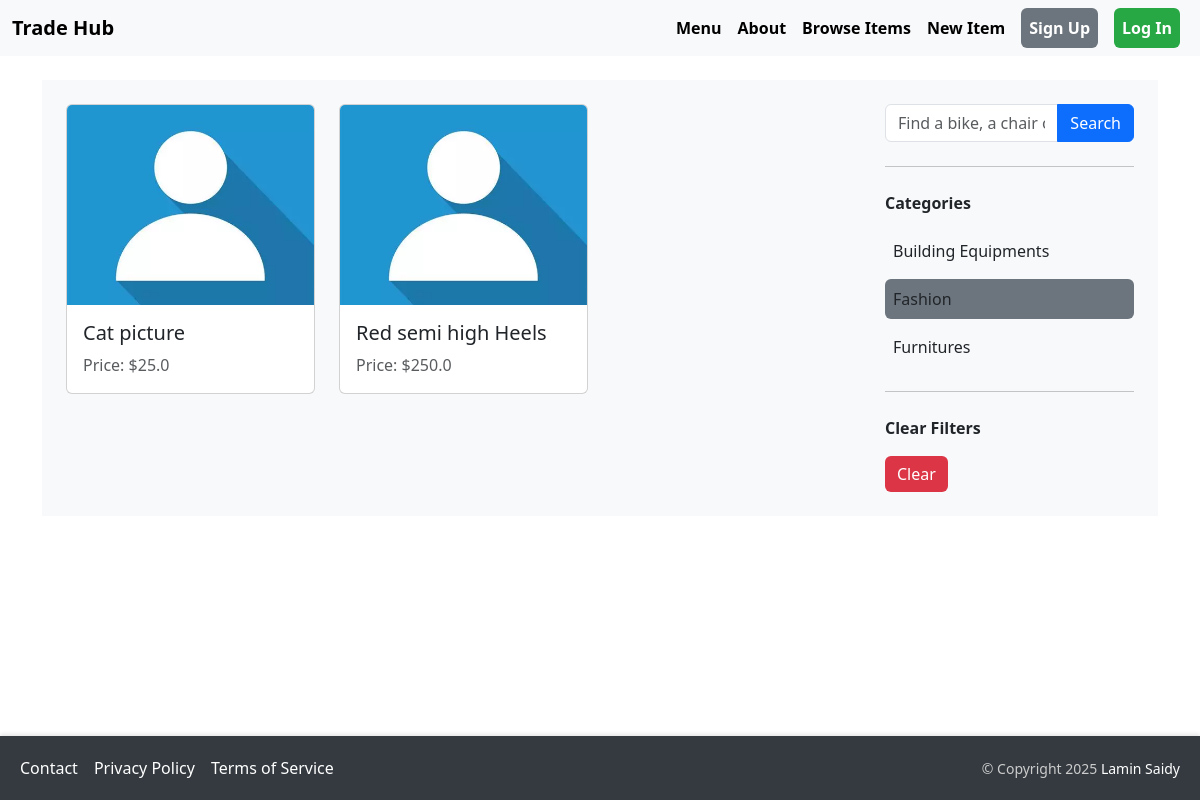
Page /items/?search=&category=1 on the earlier database version.
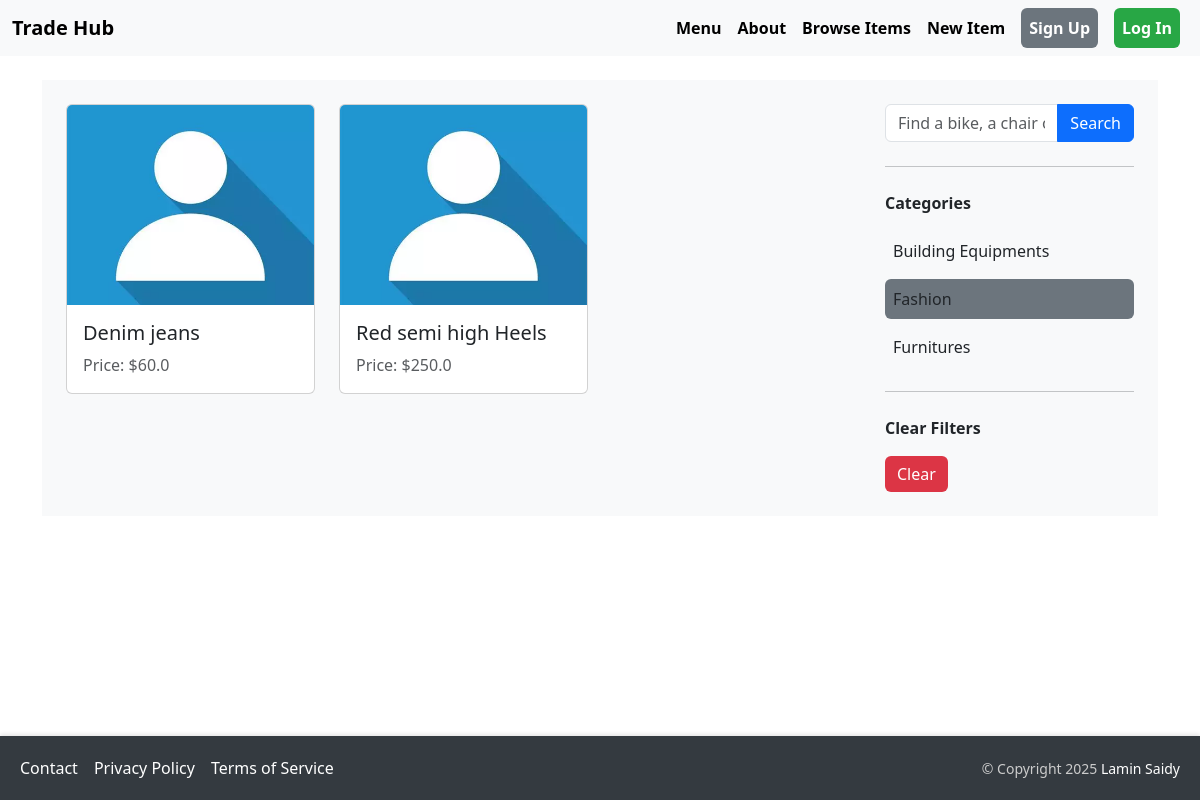
Same page on the later database version.
### item/models.py (models this page shows, shortened)
class Item(models.Model):
    category = models.ForeignKey(Category, related_name='items', on_delete=models.CASCADE)
    name = models.CharField(max_length=255)
    description = models.TextField(blank=True, null=True)
    price = models.FloatField()
    image = CloudinaryField('image', folder='item_images', blank=True, null=True)
    is_sold = models.BooleanField(default=False)
    created_by = models.ForeignKey(User, related_name='items', on_delete=models.CASCADE)
    created_at = models.DateTimeField(auto_now_add=True)

class Category(models.Model):
    name = models.CharField(max_length=255)
    class Meta:
        ordering = ('name',)
        verbose_name_plural = 'Categories'

### item/views.py (the view)
# urls.py: path('', views.browse_items, name='index'),
def browse_items(request):
    search_query = request.GET.get('search', '')
    selected_category_id = request.GET.get('category', 0)
    all_categories = Category.objects.all()
    unsold_items = Item.objects.filter(is_sold=False)
    if selected_category_id:
        unsold_items = unsold_items.filter(category_id=selected_category_id)
    if search_query:
        unsold_items = unsold_items.filter(
            Q(name__icontains=search_query) | Q(description__icontains=search_query)
        )
    return render(request, 'item/items.html', {
        'items': unsold_items,
        'search_query': search_query,
        'categories': all_categories,
        'selected_category_id': int(selected_category_id)
    })

### item/templates/item/items.html (shortened to what this page needs)
{% extends 'products/base.html' %}
{% load static %}
{% block content %}
<div class="container-fluid p-4 bg-light">
    <div class="row">
        <div class="col-md-9">
            <div class="row row-cols-1 row-cols-md-3 g-4">
                {% for item in items %}
                    <div class="col">
                        <a href="{% url 'item:detail' item.id %}" class="text-decoration-none text-dark">
                            <div class="card h-100">
                                <img src="{% if item.image %}{{ item.image.url }}?c=fill,f_auto,w_400,h_300{% else %}{% static 'images/default-image.jpg' %}{% endif %}"
                                     class="card-img-top"
                                     alt="{{ item.name }}"
                                     loading="lazy"
                                     style="height: 200px; object-fit: cover;"
                                     onerror="this.onerror=null; this.src='{% static 'images/default-image.jpg' %}'">
                                <div class="card-body">
                                    <h5 class="card-title">{{ item.name }}</h5>
                                    <p class="card-text text-muted">Price: ${{ item.price }}</p>
                                </div>
                            </div>
                        </a>
                    </div>
                {% endfor %}
            </div>
        </div>
        <div class="col-md-3">
            <form method="get" action="{% url 'item:index' %}" class="mb-4">
                <div class="input-group">
                    <input name="search" class="form-control" type="text" value="{{ search_query }}" placeholder="Find a bike, a chair or car...">
                    <button class="btn btn-primary" type="submit">Search</button>
                </div>
            </form>
            <hr class="my-4">
            <p class="fw-bold">Categories</p>
            <ul class="list-unstyled">
                {% for category in categories %}
                    <li class="mb-2 p-2 rounded {% if category.id == selected_category_id %} bg-secondary text-white{% endif %}">
                        <a href="{% url 'item:index' %}?search={{ search_query }}&category={{ category.id }}" class="text-decoration-none text-dark">
                            {{ category.name }}
                        </a>
                    </li>
                {% endfor %}
            </ul>
            <hr class="my-4">
            <p class="fw-bold">Clear Filters</p>
            <a href="{% url 'item:index' %}" class="btn btn-clear">Clear</a>
        </div>
    </div>
</div>
{% endblock %}

### products/templates/products/base.html (shortened to what this page needs)
<!DOCTYPE html>
<html>
  <head>
    <link
      href="https://cdn.jsdelivr.net/npm/bootstrap@5.3.0/dist/css/bootstrap.min.css"
      rel="stylesheet"
    />
    <link
      rel="stylesheet"
      href="https://cdn.jsdelivr.net/npm/bootstrap-icons@1.10.0/font/bootstrap-icons.css"
    />
  </head>
  <body>
    <div class="wrapper">
      <nav class="navbar navbar-expand-lg navbar-light bg-light">
        <div class="container-fluid">
          <a class="navbar-brand" href="{% url 'products:index' %}"
            >Trade Hub</a
          >
          <div class="collapse navbar-collapse" id="navbarNav">
            <ul class="navbar-nav ms-auto">
              <li class="nav-item">
                <a class="nav-link nav-hover" href="{% url 'products:menu' %}"
                  >Menu</a
                >
              </li>
              <li class="nav-item">
                <a class="nav-link nav-hover" href="{% url 'products:about' %}"
                  >About</a
                >
              </li>
              <li class="nav-item">
                <a class="nav-link nav-hover" href="{% url 'item:index' %}"
                  >Browse Items</a
                >
              </li>
              <li class="nav-item">
                <a class="nav-link nav-hover" href="{% url 'item:create' %}"
                  >New Item</a
                >
              </li>
              {% if request.user.is_authenticated %}
              <li class="nav-item">
                <a
                  class="nav-link btn btn-dashboard mx-2"
                  href="{% url 'dashboard:index' %}"
                  >Dashboard</a
                >
              </li>
              <li class="nav-item">
                <a
                  class="nav-link btn btn-inbox mx-2"
                  href="{% url 'conversation:inbox' %}"
                  >Inbox</a
                >
              </li>
              <li class="nav-item">
                <form method="post" action="{% url 'products:logout' %}">
                  {% csrf_token %}
                  <button type="submit" class="btn btn-login mx-2">
                    Log Out
                  </button>
                </form>
              </li>
              {% else %}
              <li class="nav-item">
                <a
                  class="nav-link btn btn-signup mx-2"
                  href="{% url 'products:signup' %}"
                  >Sign Up</a
                >
              </li>
              <li class="nav-item">
                <a
                  class="nav-link btn btn-login mx-2"
                  href="{% url 'products:login' %}"
                  >Log In</a
                >
              </li>
              {% endif %}
            </ul>
          </div>
        </div>
      </nav>
      <div class="content container mt-4">
        {% block content %} {% endblock %}
      </div>
      <footer class="footer mt-5">
        <div class="footer-links">
          <a href="{% url 'products:contact' %}">Contact</a>
          <a href="{% url 'products:privacy_policy' %}">Privacy Policy</a>
          <a href="{% url 'products:terms_of_service' %}">Terms of Service</a>
        </div>
        <div class="copyright">
          &copy; Copyright 2025
          <a href="https://github.com/laminsaidy/MarketplaceP5" target="_blank"
            >Lamin Saidy</a
          >
        </div>
      </footer>
    </div>
  </body>
</html>

### products/templates/products/base.html (style rules this page uses)
html, body { height: 100%; margin: 0; }
.wrapper { display: flex; flex-direction: column; min-height: 100vh; }
.content { flex: 1; }
.navbar-brand, .nav-link { font-weight: 600; }
.nav-hover { color: black; transition: color 0.3s ease; }
.btn-signup { background-color: #6c757d; color: white; transition: transform 0.3s ease, background-color 0.3s ease; }
.btn-login { background-color: #28a745; color: white; transition: transform 0.3s ease, background-color 0.3s ease; }
.footer { display: flex; justify-content: space-between; align-items: center; padding: 20px; background-color: #343a40; color: white; box-shadow: 0 -2px 4px rgba(0, 0, 0, 0.1); }
.footer-links { display: flex; gap: 16px; }
.footer-links a { color: white; text-decoration: none; transition: color 0.3s ease; }
.copyright { font-size: 14px; color: #cccccc; }
.copyright a { color: white; text-decoration: none; transition: color 0.3s ease; }

### item/templates/item/items.html (style rules this page uses)
.btn-clear { background-color: #dc3545; color: white; border: none; transition: background-color 0.3s ease, transform 0.3s ease; }

Differences in the rows shown:
removed Item: name "Cat picture", price "25.0"
added Item: name "Denim jeans", price "60.0"
